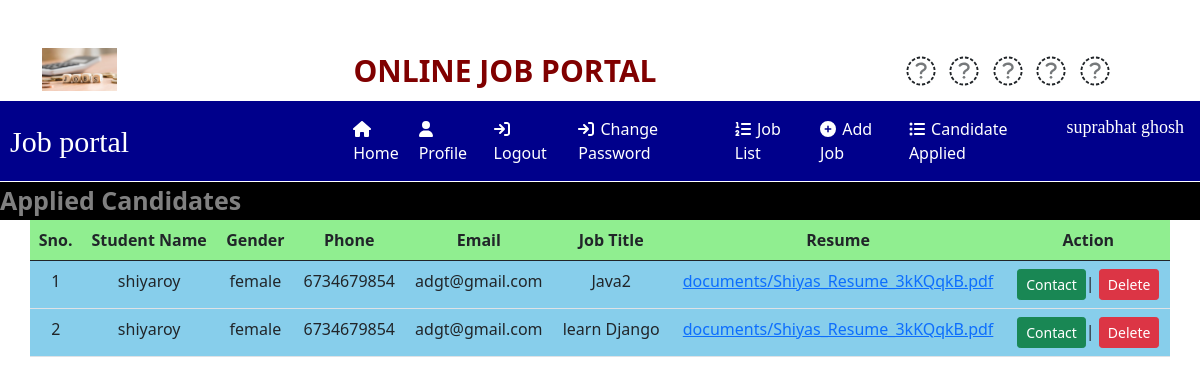
Screenshot of /candidate_apply/ (signed in) with the database file from the repository.
### JOB/models.py (models this page shows)
class reqruiteruser(models.Model):
    user=models.OneToOneField(User, on_delete=models.CASCADE)
    mobile=models.CharField(max_length=15,default="")
    image=models.FileField(null=True,default="")
    gender=models.CharField(max_length=10,default="")
    company=models.CharField(max_length=50,default="")
    first_name=models.CharField(max_length=50,default="")
    last_name=models.CharField(max_length=50,default="")
    role = models.CharField( max_length=10,default="")
    email=models.CharField(max_length=50,default="")

class jobapplied(models.Model):
    studentuser=models.ForeignKey(studentuser, on_delete=models.CASCADE)
    jobid=models.CharField(max_length=50,default="")
    date=models.DateTimeField(default=timezone.now)

class studentuser(models.Model):
    user=models.OneToOneField(User, on_delete=models.CASCADE)
    mobile=models.CharField(max_length=50,default="")
    image=models.ImageField(upload_to='img',default="")
    gender=models.CharField(max_length=10,default="")
    first_name=models.CharField(max_length=50,default="")
    last_name=models.CharField(max_length=50,default="")
    role = models.CharField( max_length=10,default="")
    email=models.CharField(max_length=50,default="")
    upload_resume = models.FileField(upload_to='documents',default="")

class job(models.Model):
    reqruiteruser=models.ForeignKey(reqruiteruser, on_delete=models.CASCADE)
    title=models.CharField(max_length=50,default="",null=True)
    salary=models.FloatField(max_length=50,default="",null=True)
    description=models.CharField(max_length=200,default="")
    expirence=models.CharField(max_length=200,default="")
    location=models.CharField(max_length=200,default="",null=True)
    skills=models.CharField(max_length=150,default="")
    date=models.DateTimeField(default=timezone.now)

### JOB/views.py (the view)
# urls.py: path('candidate_apply/', views.candidate_apply,name="candidate_apply"),
def candidate_apply(request):
    if not request.user.is_authenticated:
        return HttpResponseRedirect('/user_login/')
    us=request.user.reqruiteruser
    jobs = job.objects.filter(reqruiteruser=us)
    a=[]
    for fm in jobs:
        a.append(fm.id)
    z=jobapplied.objects.filter(jobid__in=a)
    b=[]
    for fm in z:
        zz=fm.jobid
        pp=job.objects.get(pk=zz)
        b.append(pp)
    mylist = zip(z, b)
    d={'mylist':mylist}
    return render(request,'candidate_apply.html',d)

### JOB/templates/candidate_apply.html (shortened to what this page needs)
{% load static %}
{% block body %}
{% include "navigation2.html" %}
<marquee behavior="" direction=""style="font-size:25px;color:grey;background-color:black; font-weight:bold; margin-top:1px">
Applied Candidates
</marquee>
<table id="example" class="table table-hover container">
    <thead>
        <tr style="background-color:lightgreen">
        <th>Sno.</th>
        <th>Student Name</th>
        <th>Gender</th>
        <th>Phone</th>
        <th>Email</th>
        <th>Job Title</th>
        <th>Resume</th>
        <th>Action</th>
        </tr>
    </thead>
    <tbody>
    {% for i,j in mylist %}
    <tr style="background-color:skyblue">
        <td>{{forloop.counter}}</td>
        <td>{{i.studentuser.first_name}}{{i.studentuser.last_name}}</td>
        <td>{{i.studentuser.gender}}</td>
        <td>{{i.studentuser.mobile}}</td>
        <td>{{i.studentuser.email}}</td>
        <td>{{j.title}}</td>
        <td><a href="{{i.studentuser.upload_resume.url}} " download>{{i.studentuser.upload_resume}}</a></td>
        <td><a href="#" class="btn btn-success btn-sm" >Contact</a>|
        <a href="{% url 'delete_candidate' i.id %}" class="btn btn-danger btn-sm" >Delete</a></td>
    </tr>
    {% endfor %}
    </tbody>
</table>
{% endblock body %}

### JOB/templates/navigation2.html (shortened to what this page needs)
<!DOCTYPE html>
<html lang="en">
<head>
    {% load static %}
    <link rel="stylesheet" href="{% static 'css/all.min.css' %}">
    <link rel="stylesheet" href="{% static 'css/bootstrap.css' %}">
    <link rel="stylesheet" href="https://cdnjs.cloudflare.com/ajax/libs/font-awesome/4.7.0/css/font-awesome.min.css">
</head>
<body>
    <div class="container">
        <div class="row">
            <div class="col-sm-2 mt-5">
                <img src="{% static 'img/4.png' %}" style="width:75px " alt="logo">
            </div>
            <div class="col-sm-6 mt-5 text-center">
                <span style="font-weight: bold ; font-size: 30px">
                    <span style=" color:maroon ">ONLINE JOB</span>
                    <span style=" color:maroon ">PORTAL</span>
                </span>
            </div>
            <div class="col-sm-4 mt-5" style="padding-left:10%">
                <span style="font-weight: bold ;font-size:30px ">
                    <span style="padding:2px"><i class="fa fa-twitter"></i></span>
                    <span style="padding:3px"><i class="fa fa-linkedin "></i></span>
                    <span style="padding:3px"><i class="fa fa-instagram "></i></span>
                    <span style="padding:3px"><i class="fa fa-facebook "></i></span>
                    <span style="padding:3px"><i class="fa fa-telegram "></i></span>
                </span>
            </div>
        </div>
    </div>
    <nav class="navbar navbar-expand-sm mt-2" style="background-color:darkblue">
    <a href="#" class="navbar-brand text-white font-weight-bold " style="padding-left:10px; font-family:Monotype Corsiva; font-size:30px">Job portal</a>
    <ul class="navbar-nav">
        <li class="nav-item">
            <a href="{% url 'index' %}" class="nav-link" style="margin-left:200px"><i class="fa fa-home" style="margin-right:2px"></i>Home</a>
        </li>
        {% if request.user.is_authenticated %}
        <li class="nav-item">
            <a href="{% url 'Rdashboard' %}" class="nav-link"><i class="fa fa-user"style="margin-right:2px"></i>Profile</a>
        </li>
        <li class="nav-item">
            <a href="{% url 'reqruiter_logout' %}" class="nav-link"> <i class="fa fa-sign-in"style="margin-right:2px"></i> Logout</a>
        </li>
        <li class="nav-item">
            <a href="{% url 'change_password2' %}" class="nav-link"> <i class="fa fa-sign-in"style="margin-right:2px"></i> Change Password</a>
        </li>
        <li class="nav-item">
            <a href="{% url 'job_list' %}" class="nav-link"> <i class="fa fa-list-ol"style="margin-right:2px"></i> Job List</a>
        </li>
        <li class="nav-item">
            <a href="{% url 'add_job' %}" class="nav-link"> <i class="fa fa-plus-circle"style="margin-right:2px"></i> Add Job</a>
        </li>
        <li class="nav-item">
            <a href="{% url 'candidate_apply' %}" class="nav-link"> <i class="fa fa-list-ul"style="margin-right:2px"></i> Candidate Applied</a>
        </li>
        {% endif %}
        <a href="#" class="navbar-brand text-white font-weight-bold " style="padding-left:6px; font-family:Monotype Corsiva; font-size:18px">{{request.user.reqruiteruser.first_name}} {{request.user.reqruiteruser.last_name}}</a>
    </ul>
    </nav>
</body>
</html>

### JOB/templates/navigation2.html (style rules this page uses)
.nav-link { color:white; margin-right:4px; }

### JOB/templates/candidate_apply.html (style rules this page uses)
tr { text-align:center }

### rows the page displays
jobapplied: studentuser.first_name "shiya", studentuser.last_name "roy", studentuser.gender "female", studentuser.mobile "6734679854", studentuser.email "adgt@gmail.com", title "Java2", studentuser.upload_resume "documents/Shiyas_Resume_3kKQqkB.pdf"
jobapplied: studentuser.first_name "shiya", studentuser.last_name "roy", studentuser.gender "female", studentuser.mobile "6734679854", studentuser.email "adgt@gmail.com", title "learn Django", studentuser.upload_resume "documents/Shiyas_Resume_3kKQqkB.pdf"

### other values shown
{{ request.user.reqruiteruser.first_name }} "suprabhat"
{{ request.user.reqruiteruser.last_name }} "ghosh"
